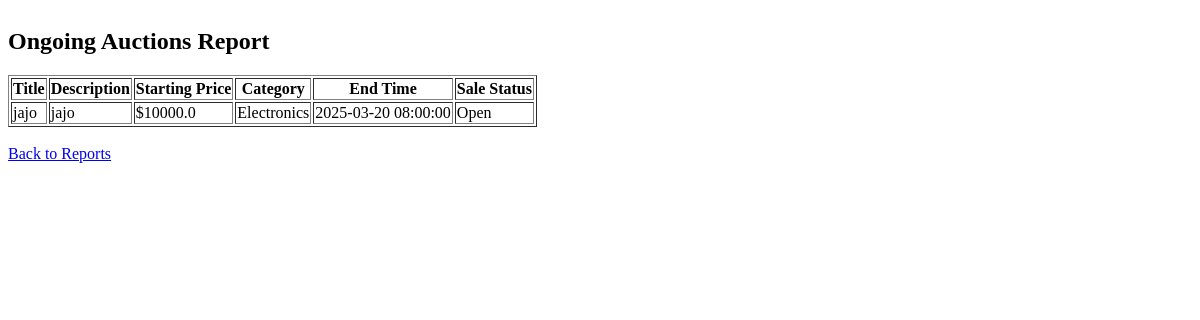
/admin/bids/reports/ongoing, run on the app's committed database.
### models.py (models this page shows)
class AuctionItem(db.Model):
    id = db.Column(db.Integer, primary_key=True)
    title = db.Column(db.String(100), nullable=False)
    description = db.Column(db.Text, nullable=False)
    starting_price = db.Column(db.Float, nullable=False)
    image = db.Column(db.String(100), nullable=True)
    end_time = db.Column(db.DateTime(timezone=True), nullable=False, default=lambda: datetime.now(timezone.utc))
    bids = db.relationship('Bid', backref='auction_item', lazy=True)
    category = db.Column(db.String(50), nullable=False)  # New field for category
    additional_images = db.relationship('AdditionalImage', back_populates='auction_item', cascade="all, delete-orphan")
    serial_number = db.Column(db.String(50), nullable=True)
    model = db.Column(db.String(50), nullable=True)
    year_of_manufacture = db.Column(db.String(4), nullable=True)
    color = db.Column(db.String(30), nullable=True)
    primary_damage = db.Column(db.String(50), nullable=True)
    secondary_damage = db.Column(db.String(50), nullable=True)
    VIN = db.Column(db.String(17), nullable=True)
    odometer = db.Column(db.Integer, nullable=True)
    working = db.Column(db.String(10), nullable=True)  # Yes/No/Not Applicable
    sale_status = db.Column(db.String(20), default='Open')  # Open, Closed, or Sold

### app.py (the view)
@app.route('/admin/bids/reports/<report_type>')
def generate_report(report_type):
    if report_type == 'ongoing':
        auctions = AuctionItem.query.filter_by(sale_status='Open').all()
    elif report_type == 'completed':
        auctions = AuctionItem.query.filter_by(sale_status='Closed').all()
    elif report_type == 'sold':
        auctions = AuctionItem.query.filter_by(sale_status='sold').all()
    else:
        flash("Invalid report type", "danger")
        return redirect(url_for('auction_reports'))
    return render_template('generated_report.html', auctions=auctions, report_type=report_type)

### app.py (called while the page is built)
@app.context_processor
def inject_user_model():
    from models import User  # Import your User model here
    return dict(User=User)

### templates/generated_report.html (shortened to what this page needs)
<!DOCTYPE html>
<html lang="en">
<head>
    <link rel="stylesheet" href="{{ url_for('static', filename='styles.css') }}">
</head>
<body>
    <h2>{{ report_type.capitalize() }} Auctions Report</h2>
    {% if auctions %}
        <table border="1">
            <thead>
                <tr>
                    <th>Title</th>
                    <th>Description</th>
                    <th>Starting Price</th>
                    <th>Category</th>
                    <th>End Time</th>
                    <th>Sale Status</th>
                </tr>
            </thead>
            <tbody>
                {% for auction in auctions %}
                    <tr>
                        <td>{{ auction.title }}</td>
                        <td>{{ auction.description }}</td>
                        <td>${{ auction.starting_price }}</td>
                        <td>{{ auction.category }}</td>
                        <td>{{ auction.end_time.strftime('%Y-%m-%d %H:%M:%S') }}</td>
                        <td>{{ auction.sale_status }}</td>
                    </tr>
                {% endfor %}
            </tbody>
        </table>
    {% else %}
        <p>No auctions found for this report.</p>
    {% endif %}
    <br>
    <a href="{{ url_for('auction_reports') }}">Back to Reports</a>
</body>
</html>

### static/css/styles.css (style rules this page uses)
body, html { overflow-x: hidden; }

### data on the page
AuctionItem: title "jajo", description "jajo", starting_price "10000.0", category "Electronics", end_time "2025-03-20 08:00:00", sale_status "Open"

### other printed values
{{ report_type.capitalize() }} "Ongoing"
